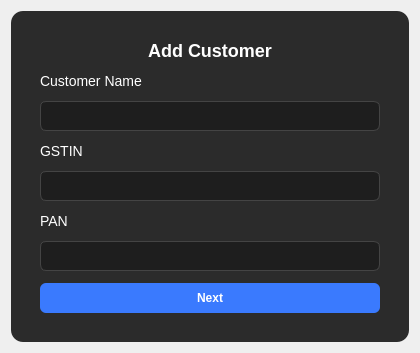
<?xml version="1.0" encoding="UTF-8"?>
<ui version="4.0">
 <class>CustomerDialog</class>
 <widget class="QDialog" name="CustomerDialog">
  <property name="geometry">
   <rect>
    <x>0</x>
    <y>0</y>
    <width>420</width>
    <height>280</height>
   </rect>
  </property>
  <property name="windowTitle">
   <string>Add / Edit Customer</string>
  </property>

  <!-- Main Layout -->
  <layout class="QVBoxLayout" name="mainLayout">
   <property name="alignment">
    <set>Qt::AlignHCenter|Qt::AlignVCenter</set>
   </property>

   <!-- Card Frame -->
   <item>
    <widget class="QFrame" name="frameCard">
     <property name="frameShape">
      <enum>QFrame::StyledPanel</enum>
     </property>
     <property name="styleSheet">
      <string notr="true">
       QFrame#frameCard {
           background-color: #2b2b2b;
           border-radius: 12px;
           padding: 20px;
       }
       QLabel {
           color: white;
           font-size: 14px;
       }
       QLineEdit {
           background-color: #1e1e1e;
           color: white;
           padding: 6px;
           border-radius: 6px;
           border: 1px solid #444;
       }
       QPushButton {
           background-color: #3a7afe;
           color: white;
           padding: 8px 14px;
           border-radius: 6px;
           font-weight: bold;
       }
       QPushButton:hover {
           background-color: #5a8cff;
       }
      </string>
     </property>

     <!-- Internal Layout -->
     <layout class="QVBoxLayout" name="cardLayout">
      <property name="spacing">
       <number>12</number>
      </property>

      <!-- Title -->
      <item>
       <widget class="QLabel" name="labelTitle">
        <property name="text">
         <string>Add Customer</string>
        </property>
        <property name="alignment">
         <set>Qt::AlignHCenter</set>
        </property>
        <property name="styleSheet">
         <string notr="true">font-size:18px; font-weight:600; color:white;</string>
        </property>
       </widget>
      </item>

      <!-- Name -->
      <item>
       <layout class="QVBoxLayout">
        <item>
         <widget class="QLabel" name="lblName">
          <property name="text">
           <string>Customer Name</string>
          </property>
         </widget>
        </item>
        <item>
         <widget class="QLineEdit" name="leName"/>
        </item>
       </layout>
      </item>

      <!-- GSTIN -->
      <item>
       <layout class="QVBoxLayout">
        <item>
         <widget class="QLabel" name="lblGST">
          <property name="text">
           <string>GSTIN</string>
          </property>
         </widget>
        </item>
        <item>
         <widget class="QLineEdit" name="leGST"/>
        </item>
       </layout>
      </item>

      <!-- PAN -->
      <item>
       <layout class="QVBoxLayout">
        <item>
         <widget class="QLabel" name="lblPAN">
          <property name="text">
           <string>PAN</string>
          </property>
         </widget>
        </item>
        <item>
         <widget class="QLineEdit" name="lePAN"/>
        </item>
       </layout>
      </item>

      <!-- Button -->
      <item>
       <widget class="QPushButton" name="btnNext">
        <property name="text">
         <string>Next</string>
        </property>
        <property name="minimumHeight">
         <number>36</number>
        </property>
       </widget>
      </item>

     </layout>
    </widget>
   </item>
  </layout>
 </widget>

 <resources/>
 <connections/>
</ui>
